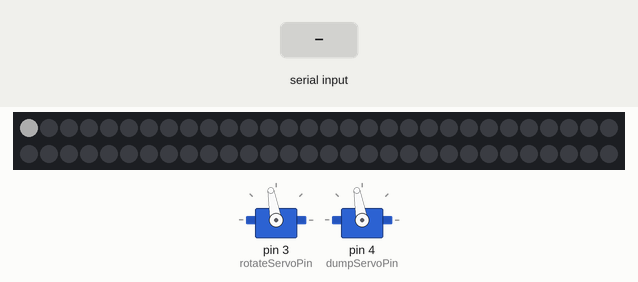
Simulated run of this sketch. Board: Arduino Uno, built with avr-gcc and run on an emulated ATmega328P. Shown: 60 RGB LEDs in strip order, left to right, continuing on the next row, 2 × servo. The inputs (shaded band) are chosen by the test bench. Dim RGB values are drawn brighter than linear.

Above: at 1.2 s.
1.3 s: "plastic" received over Serial
At 5.0 s:
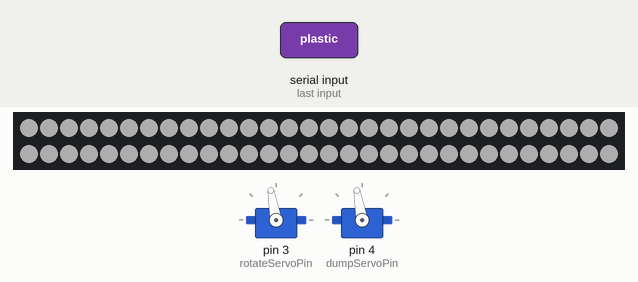
At 6.1 s:
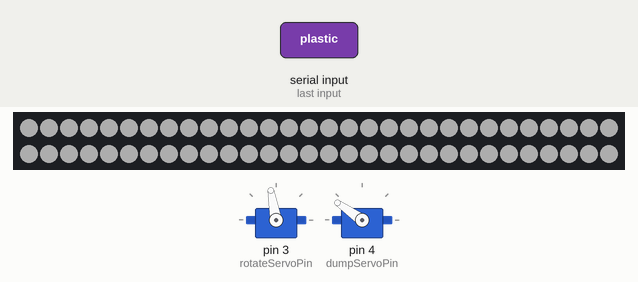
9.9 s: "paper" received over Serial
At 12.4 s:
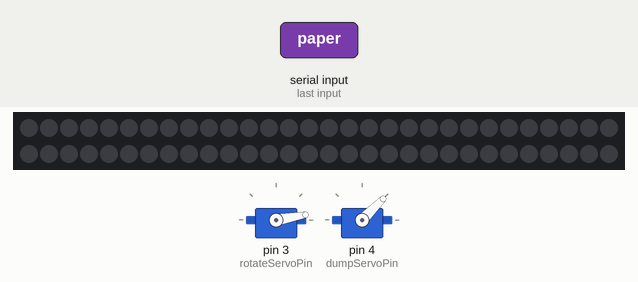
Timing chart, 0 to 17.5 s (numbered marks = the images above; inputs shaded):
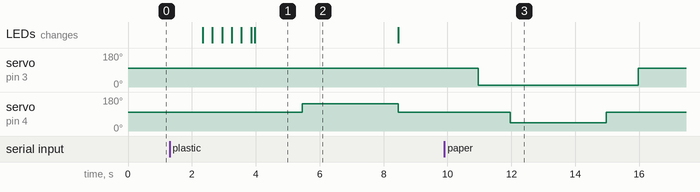

The sketch:

sort_waste_nano.ino
```cpp
//#include "SoftwareSerial.h";
#include <Servo.h>

#include <FastLED_NeoPixel.h>

// Which pin on the Arduino is connected to the LEDs?
#define DATA_PIN 6

// How many LEDs are attached to the Arduino?
#define NUM_LEDS 60

// LED brightness, 0 (min) to 255 (max)
#define BRIGHTNESS 50

// Amount of time for each half-blink, in milliseconds
#define BLINK_TIME 1500

#define DUMP_DELAY 3000
#define ROTATE_HOME 100
#define DUMP_HOME 100

// CRGB leds[NUM_LEDS];
// Adafruit_NeoPixel strip(NUM_LEDS, DATA_PIN, NEO_GRB);  // <- Adafruit NeoPixel version
FastLED_NeoPixel<NUM_LEDS, DATA_PIN, NEO_GRB> strip;      // <- FastLED NeoPixel version

//int rxPin = 10;
//int txPin = 11;
//
//SoftwareSerial EspSerial(rxPin, txPin);

Servo rotateServo;
Servo dumpServo;

int dumpServoPin = 4;
int rotateServoPin = 3;

String wasteClassification;
String userInput;

void setup() {
  // put your setup code here, to run once:
  strip.begin();  // initialize strip (required!)
  strip.setBrightness(BRIGHTNESS);
  Serial.begin(9600);
  rotateServo.attach(rotateServoPin);
  dumpServo.attach(dumpServoPin);
  rotateServo.write(ROTATE_HOME);
  dumpServo.write(DUMP_HOME);
  strip.setPixelColor(0, strip.Color(254, 254, 254));  // set pixel 0 to blue
  strip.show();
}

void loop() {

   if(Serial.available()){
     userInput = Serial.readString();
     userInput.toLowerCase();
     userInput.trim();
     if(userInput == "plastic"){
       sortPlastic();
     } else if (userInput == "metal"){
       sortMetal();
     } else if (userInput == "paper" || userInput == "glass"){
     sortOther();
   } else {
    return;
   }
   }


}

void colorWipe(uint32_t color, unsigned long wait) {
  // Serial.println(strip.numPixels());
  for (unsigned int i = 0; i < strip.numPixels(); i++) {
    strip.setPixelColor(i, color);
    strip.show();
    delay(wait);
  }
}

void activateLeds(){
    colorWipe(strip.Color(255, 255, 255), 25);  // white
    delay(BLINK_TIME);
}

void deactivateLeds(){
    // strip.setPixelColor(0, strip.Color(0, 0, 0));  // set pixel 0 to blue
    // strip.setPixelColor(1, strip.Color(0, 0, 0));  // set pixel 0 to blue
    strip.clear();
    strip.show();
    delay(BLINK_TIME);
}

void sortPlastic(){
  activateLeds();
  dumpServo.write(145);
  delay(DUMP_DELAY);
  rotateServo.write(ROTATE_HOME);
  dumpServo.write(DUMP_HOME);
  deactivateLeds();
   return;
}

void sortMetal(){
  activateLeds();
  dumpServo.write(45);
  delay(DUMP_DELAY);
  rotateServo.write(ROTATE_HOME);
  dumpServo.write(DUMP_HOME);
  deactivateLeds();
   return;
}

void sortOther(){
//  activateLeds();
  rotateServo.write(10);
  delay(1000);
  dumpServo.write(45);
  delay(DUMP_DELAY);
  dumpServo.write(DUMP_HOME);
  delay(1000);
  rotateServo.write(ROTATE_HOME);
  deactivateLeds();
   return;
}
```

Measured:
- after the input at 1.3 s, servo on pin 4 (dumpServoPin): 100° → 145° after 4.2 s, → 100° 3.0 s later; the LEDs: first change after 1.0 s (image 1 shows a later state)
- after the input at 9.9 s, servo on pin 3 (rotateServoPin): 100° → 10° after 1.1 s, → 100° 5.0 s later; servo on pin 4 (dumpServoPin): 100° → 45° after 2.1 s, → 100° 3.0 s later
- what the display in image 1 shows lasts 4.5 s, from 4.0 s to 8.5 s
